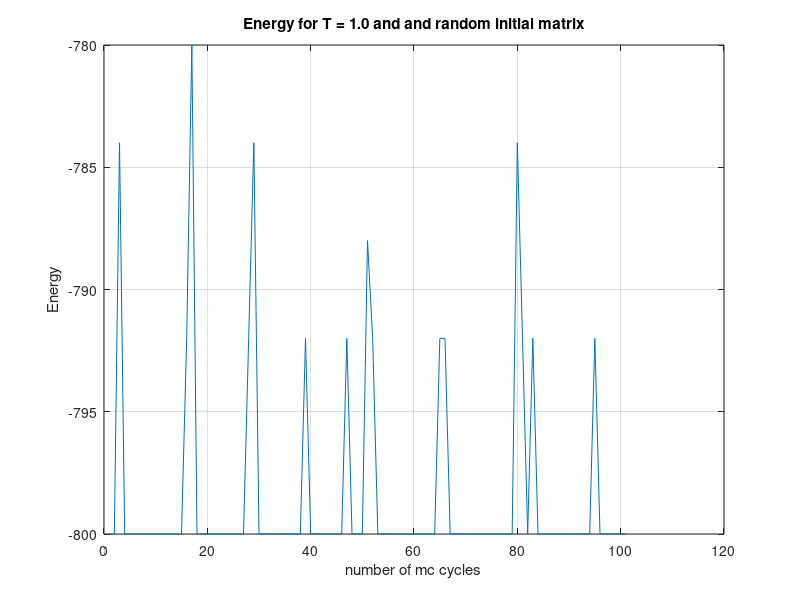
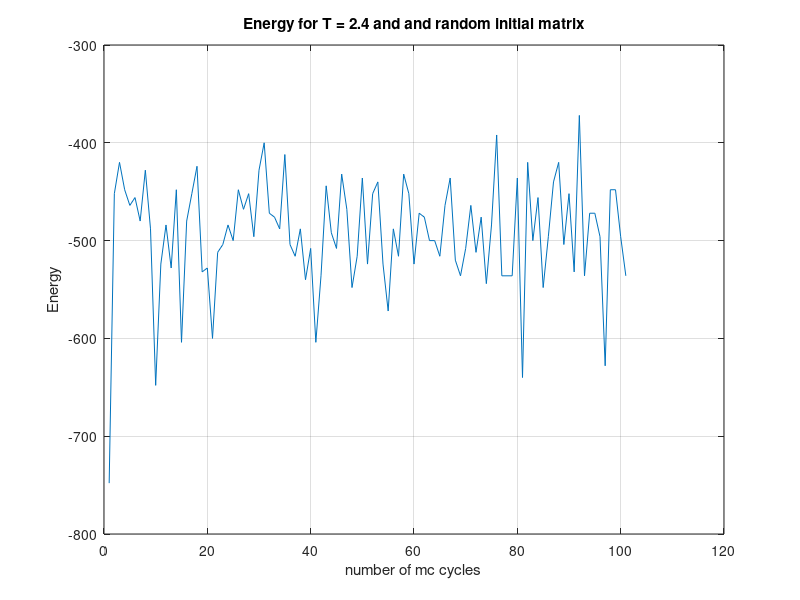
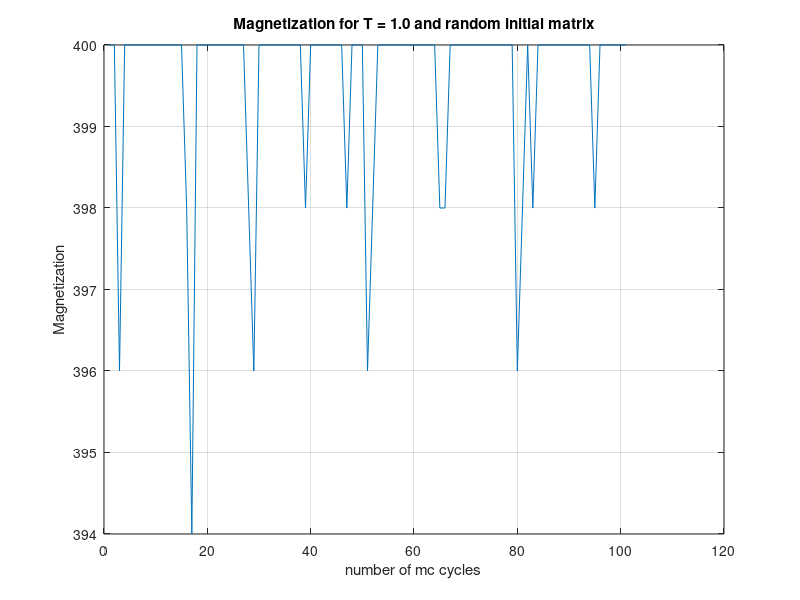
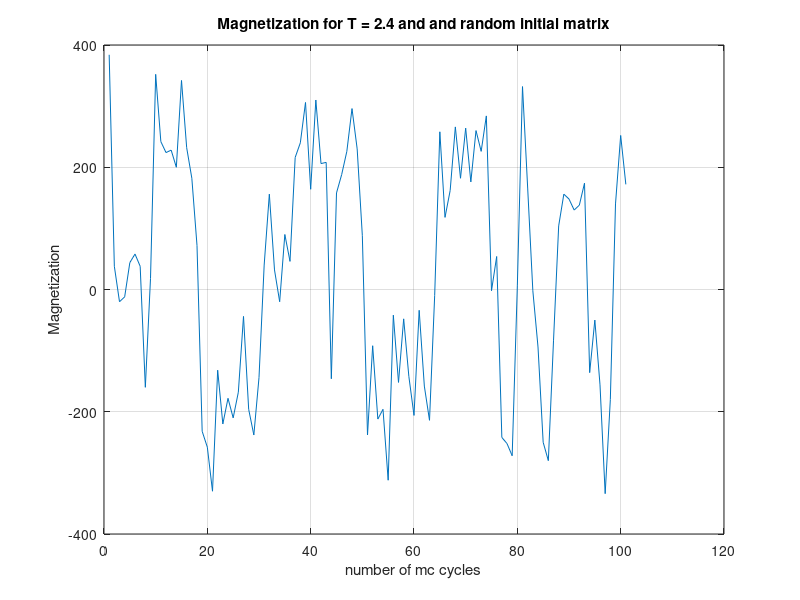

Write the MATLAB code that produced these figures, in order.
addpath('C:\Users\sande\OneDrive\Dokumenter\GitHub\Assigment-4\code\build-project4-Desktop_Qt_5_9_2_MSVC2017_64bit-Debug') %Change to build path

M = load('magnetization1.000000.txt'); %T = 1.0
mcM = linspace(1,length(M),length(M));
E = load('energy1.000000.txt'); %T = 1.0
mcE = linspace(1,length(E),length(E));
M2 = load('magnetization2.400000.txt'); %T = 2.4
mcM2 = linspace(1,length(M2),length(M2));
E2 = load('energy2.400000.txt'); %T = 2.4
mcE2 = linspace(1,length(E2),length(E2));
Acc = load('TempAcceptance.txt');
A = load('acceptanceMC1.000000.txt');
mcA = linspace(1,length(A),length(A));
A2 = load('acceptanceMC2.400000.txt');
mcA2 = linspace(1,length(A2),length(A2));

%%

% figure(1)
% histogram(E, mc)
% xlabel('mc cycles')
% ylabel('Energy')

%Energy plots
figure(2) %T = 1.0
plot(mcE,E)
grid on
xlabel('number of mc cycles')
ylabel('Energy')
title('Energy for T = 1.0 and and random initial matrix')

figure(3) %T = 2.4
plot(mcE2,E2)
grid on
xlabel('number of mc cycles')
ylabel('Energy')
title('Energy for T = 2.4 and and random initial matrix')

%Magnetization plots
figure(4) %T = 1.0
plot(mcM,M)
grid on
xlabel('number of mc cycles')
ylabel('Magnetization')
title('Magnetization for T = 1.0 and random initial matrix')

figure(5) %T = 2.4
plot(mcM2,M2)
grid on
xlabel('number of mc cycles')
ylabel('Magnetization')
title('Magnetization for T = 2.4 and and random initial matrix')

%Abs Mag Plotter
figure(6) %T = 1.0
mag = abs(M);
plot(mcM,mag)
ylim([399,401])
grid on
xlabel('number of mc cycles')
ylabel('Magnetization')
title('Absolute value of magnetization for T = 1.0 and random initial matrix')

figure(7) %T = 2.4
mag2 = abs(M2);
plot(mcM2,mag2)
grid on
xlabel('number of mc cycles')
ylabel('Magnetization')
title('Absolute value of magnetization for T = 2.4 and random initial matrix')

%Acceptance plot
figure(8)
plot(Acc(:,1),Acc(:,2))
grid on
xlabel('Temperature')
ylabel('Acceptance')
title('Acceptance for mcs = 1000 and random initial matrix')

figure(9)
plot(mcA,A)
grid on
xlabel('number of mc cycles')
ylabel('Acceptance')
title('Acceptance for T = 1.0 and random initial matrix')

figure(10)
plot(mcA2,A2)
grid on
xlabel('Number of mc cycles')
ylabel('Acceptance')
title('Acceptance for T = 2.4 and random initial matrix')
